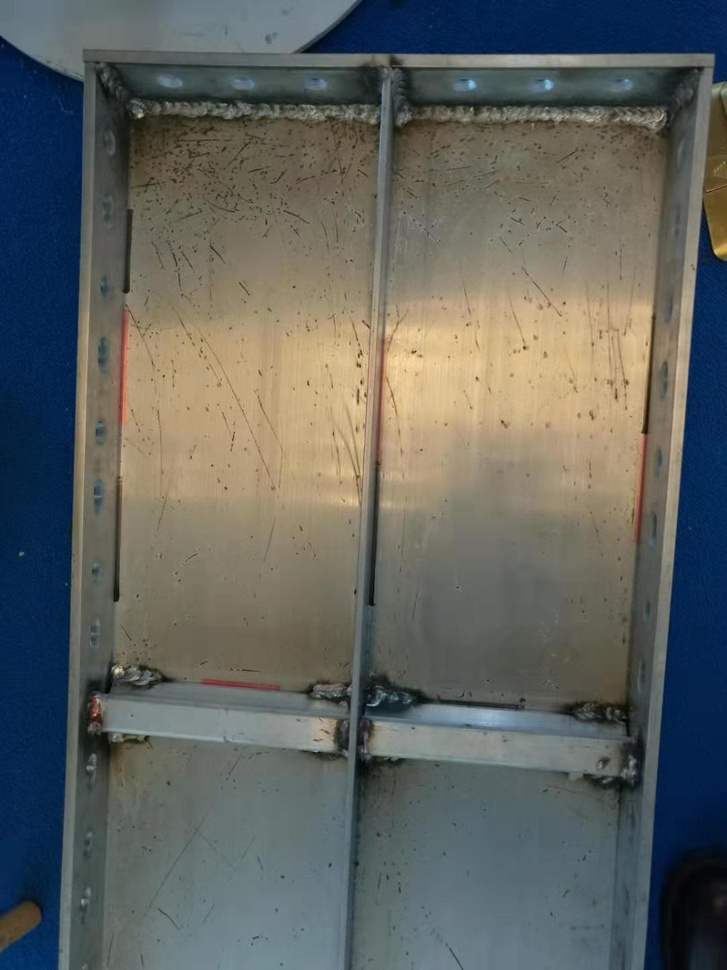
#> input picture facerecognition/img/a.jpg, 727 x 970 px, shrunk from 1080 x 1440 before the run
$ python CannyDetect.py   (older library calls are emulated)
#> lines starting #> are read from the running program, lines starting #| are printed output that depends on the picture
#> further down, img is the input picture: shape (970, 727, 3); mean B, G, R 95.8, 99.4, 96
import cv2

__author__ = "boboa"

def edge_demo(image):
    blurred = cv2.GaussianBlur(image, (3, 3), 0)
    gray = cv2.cvtColor(image, cv2.COLOR_BGR2GRAY)
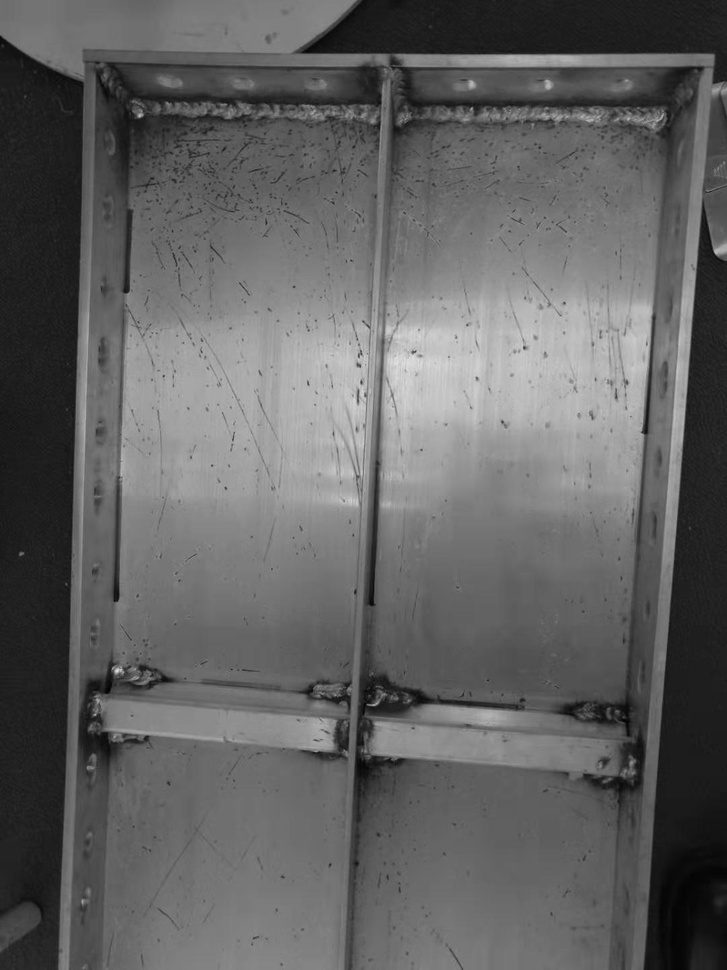
#> gray: shape (970, 727); min 1, max 226, mean 98
    xgrad = cv2.Sobel(gray, cv2.CV_16SC1, 1, 0)
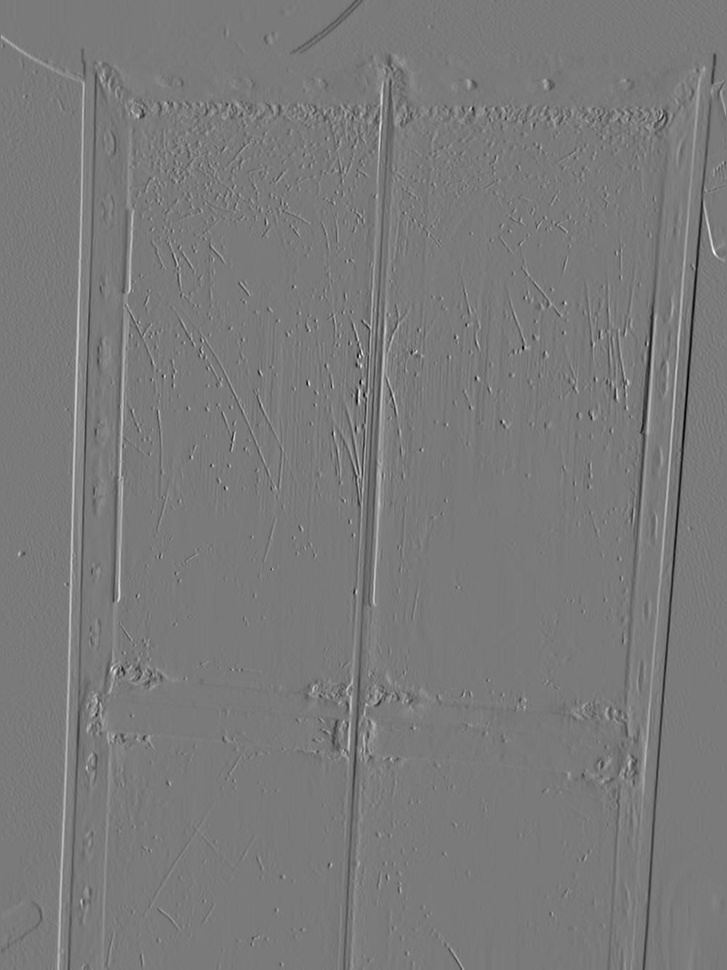
#> xgrad: shape (970, 727) int16; min -509, max 552, mean 0.1; drawn with min black and max white
    ygrad = cv2.Sobel(gray, cv2.CV_16SC1, 1, 0)
    # edge_output = cv2.Canny(xgrad, ygrad, 50, 150)
    # cv2.imshow("Vannt_edge",edge_output)
    edge_output = cv2.Canny(gray, 50, 150)
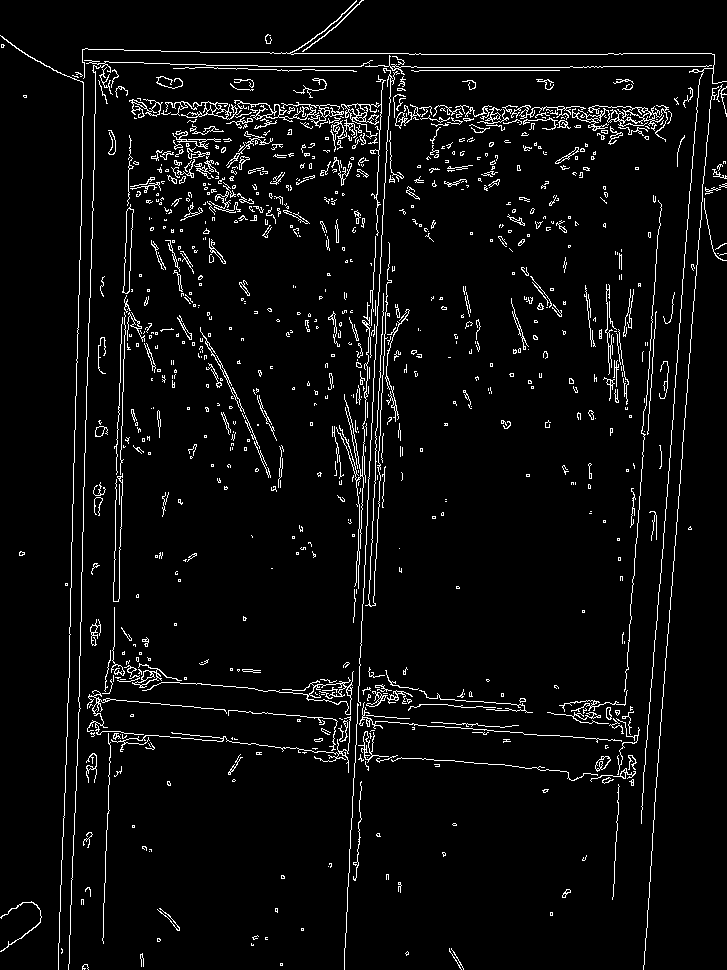
#> edge_output: shape (970, 727); 4.6% white in thin lines or dots
    cv2.imshow("canny edge", edge_output)
    dst = cv2.bitwise_and(image, image, mask=edge_output)
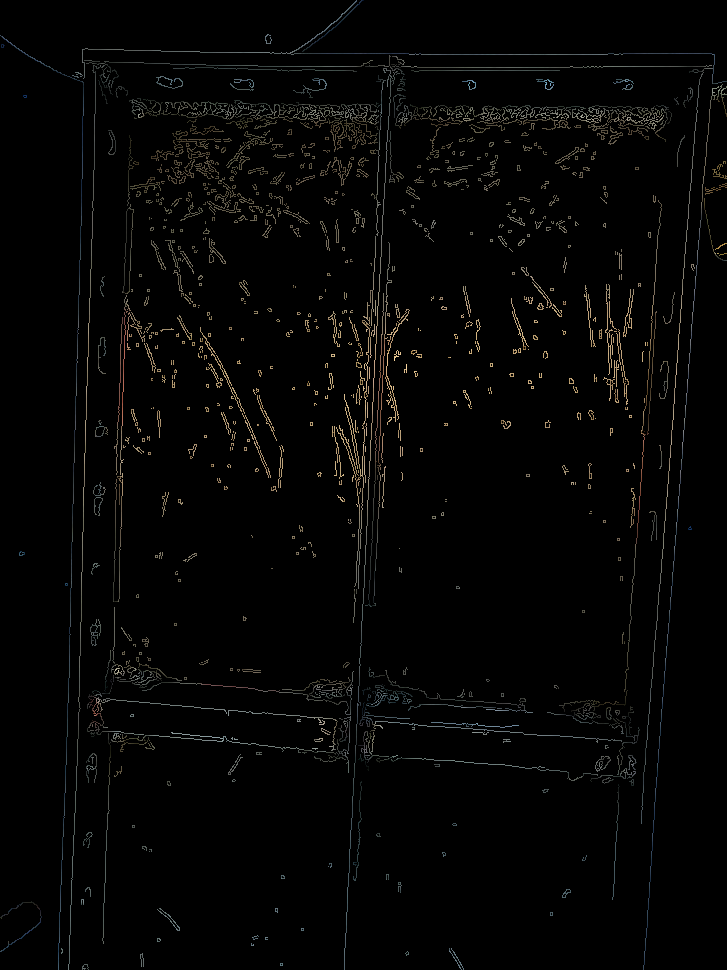
#> dst: shape (970, 727, 3); mean B, G, R 4, 4.5, 4.7
    cv2.imshow("color edge", dst)


if __name__ == "__main__":
    img = cv2.imread("img/a.jpg")
    cv2.namedWindow("input image", cv2.WINDOW_AUTOSIZE)
    cv2.imshow("input image", img)
    edge_demo(img)
    cv2.waitKey(0)
    cv2.destroyAllWindows()

$ run again, with facerecognition/img/b.jpg copied over facerecognition/img/a.jpg
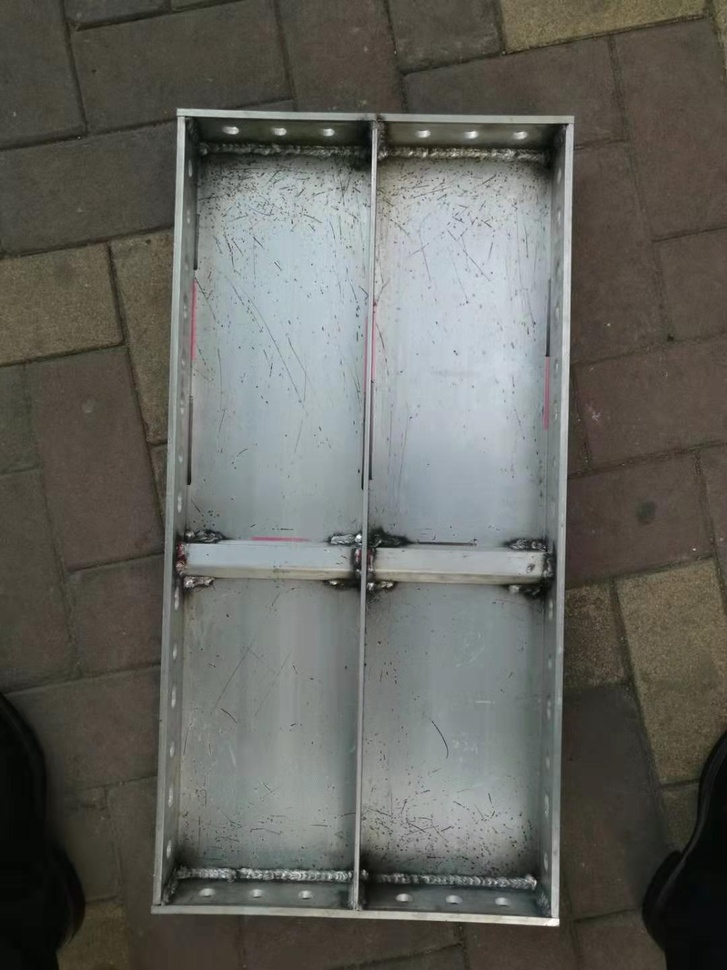
#> input picture facerecognition/img/b.jpg, 727 x 970 px, shrunk from 1080 x 1440 before the run
#> img is the input picture: shape (970, 727, 3); mean B, G, R 93.2, 99, 99
#> in edge_demo, `edge_output = cv2.Canny(gray, 50, 150)`:
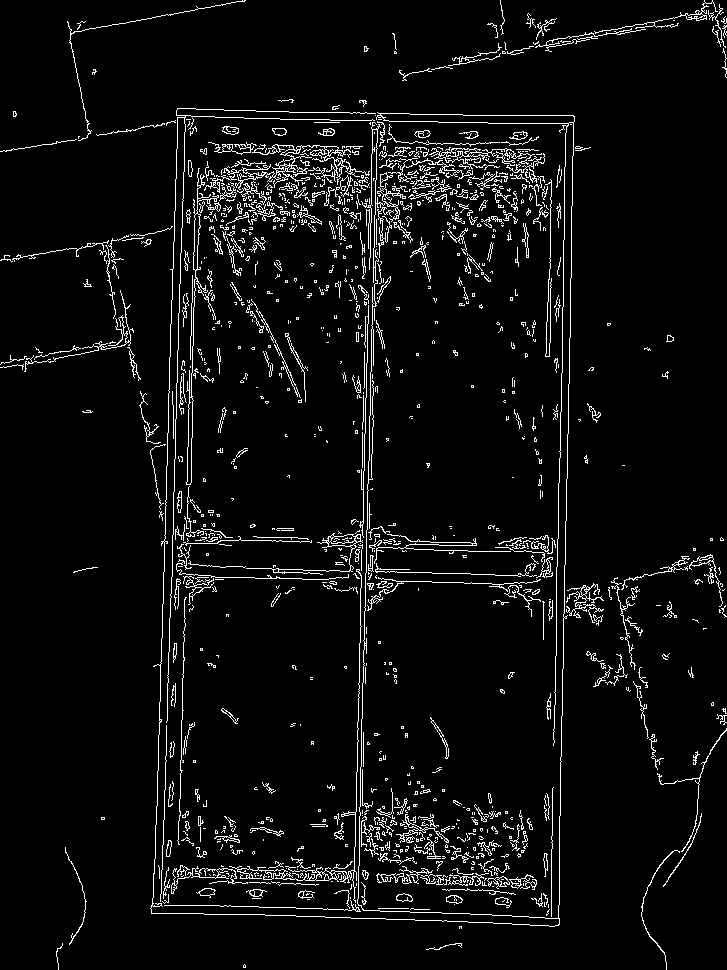
#> edge_output: shape (970, 727); 5.1% white in thin lines or dots
#> in edge_demo, `dst = cv2.bitwise_and(image, image, mask=edge_output)`:
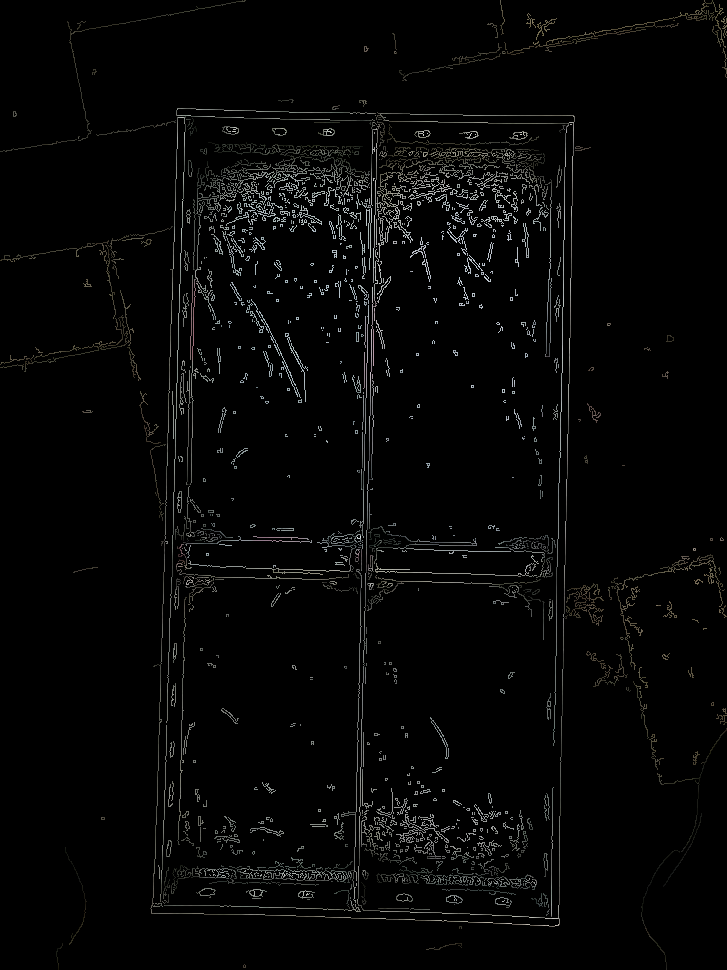
#> dst: shape (970, 727, 3); mean B, G, R 5.6, 5.9, 5.8

$ run again, with facerecognition/img/c.jpg copied over facerecognition/img/a.jpg
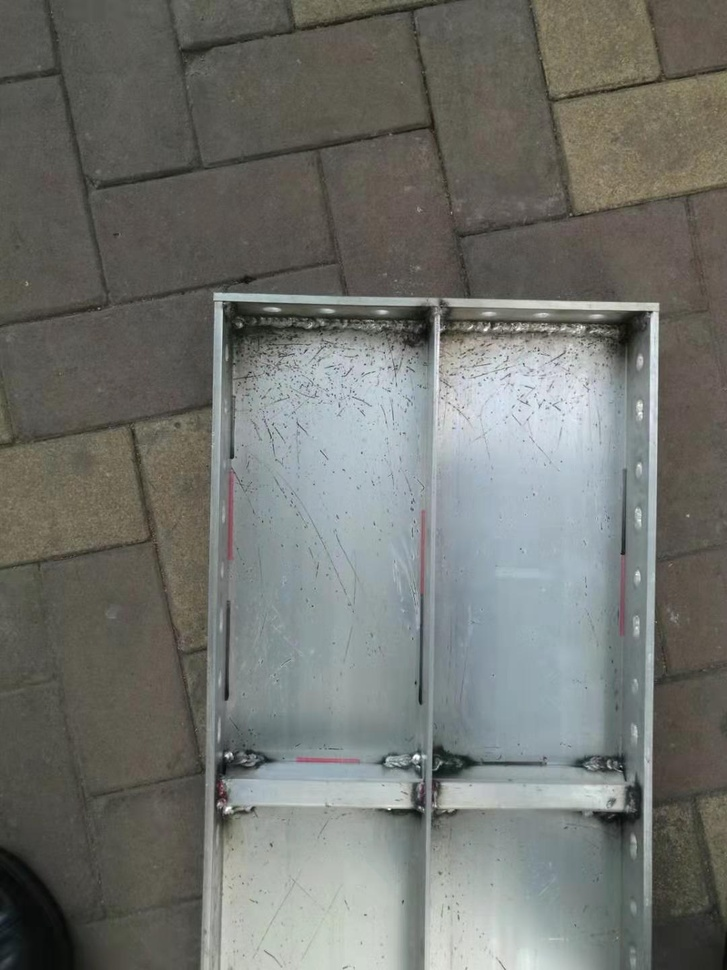
#> input picture facerecognition/img/c.jpg, 727 x 970 px, shrunk from 1080 x 1440 before the run
#> img is the input picture: shape (970, 727, 3); mean B, G, R 110.5, 115.3, 113.4
#> in edge_demo, `edge_output = cv2.Canny(gray, 50, 150)`:
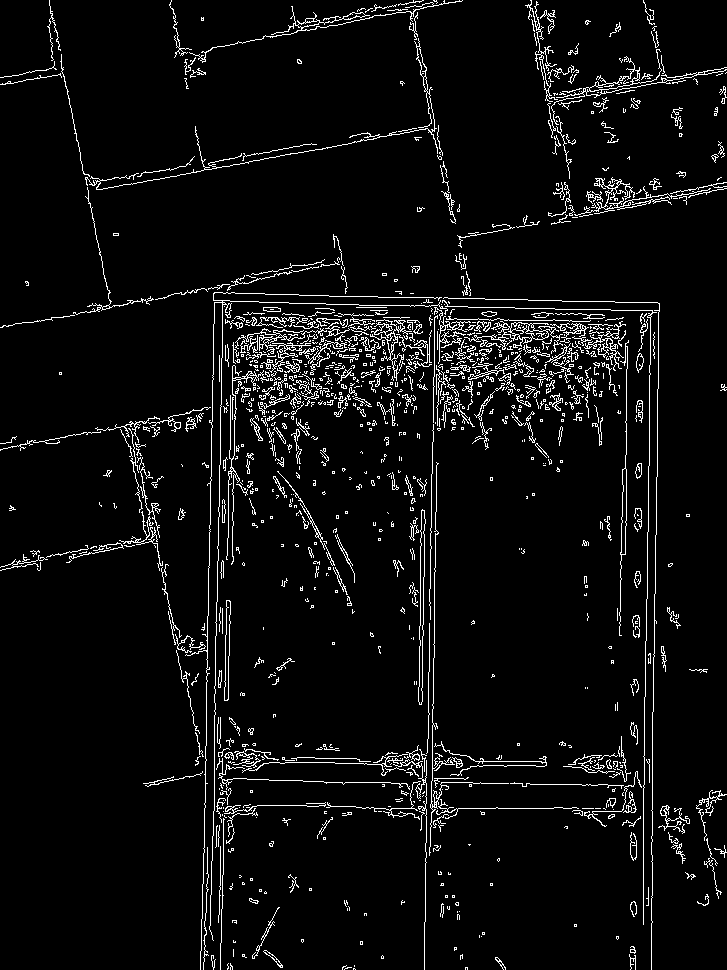
#> edge_output: shape (970, 727); 5.1% white in thin lines or dots
#> in edge_demo, `dst = cv2.bitwise_and(image, image, mask=edge_output)`:
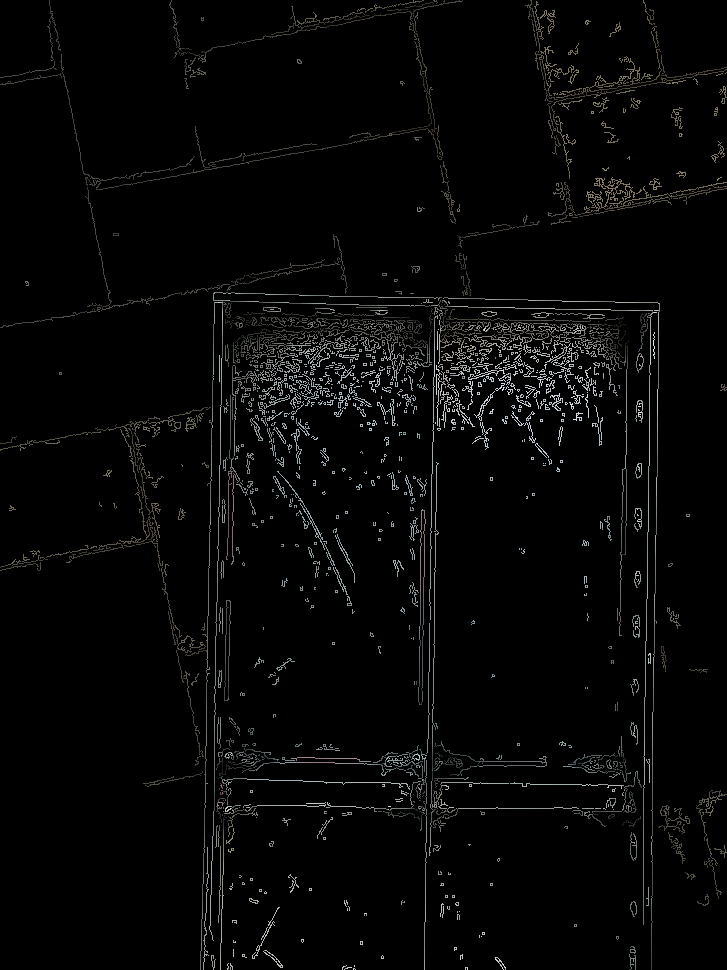
#> dst: shape (970, 727, 3); mean B, G, R 6, 6.3, 6.1

$ run again, with facerecognition/img/d.jpg copied over facerecognition/img/a.jpg
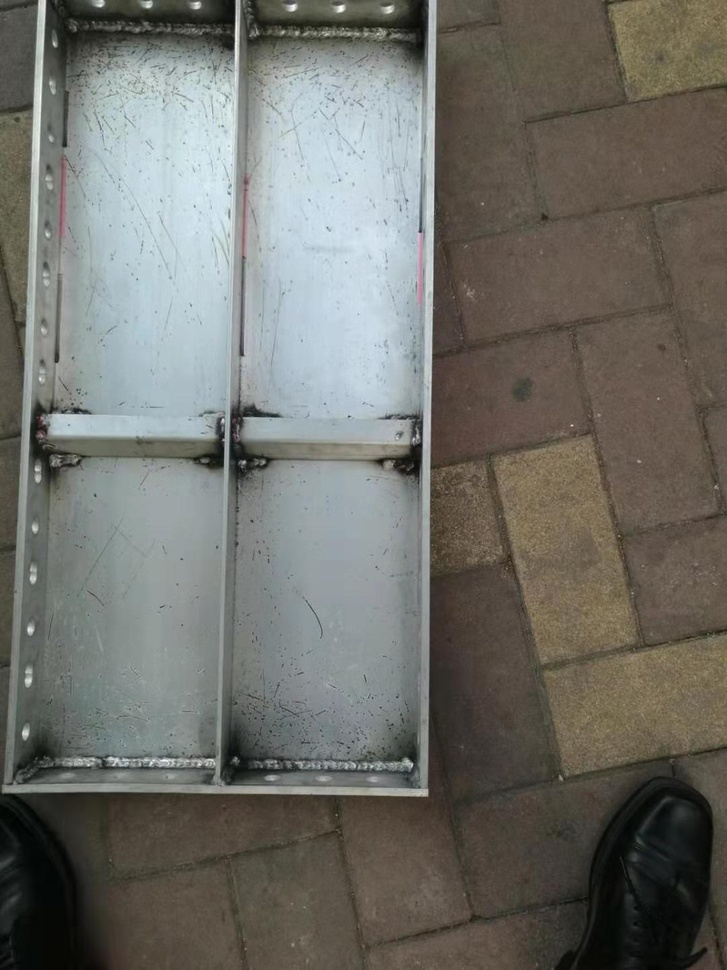
#> input picture facerecognition/img/d.jpg, 727 x 970 px, shrunk from 1080 x 1440 before the run
#> img is the input picture: shape (970, 727, 3); mean B, G, R 105, 110.9, 111.3
#> in edge_demo, `edge_output = cv2.Canny(gray, 50, 150)`:
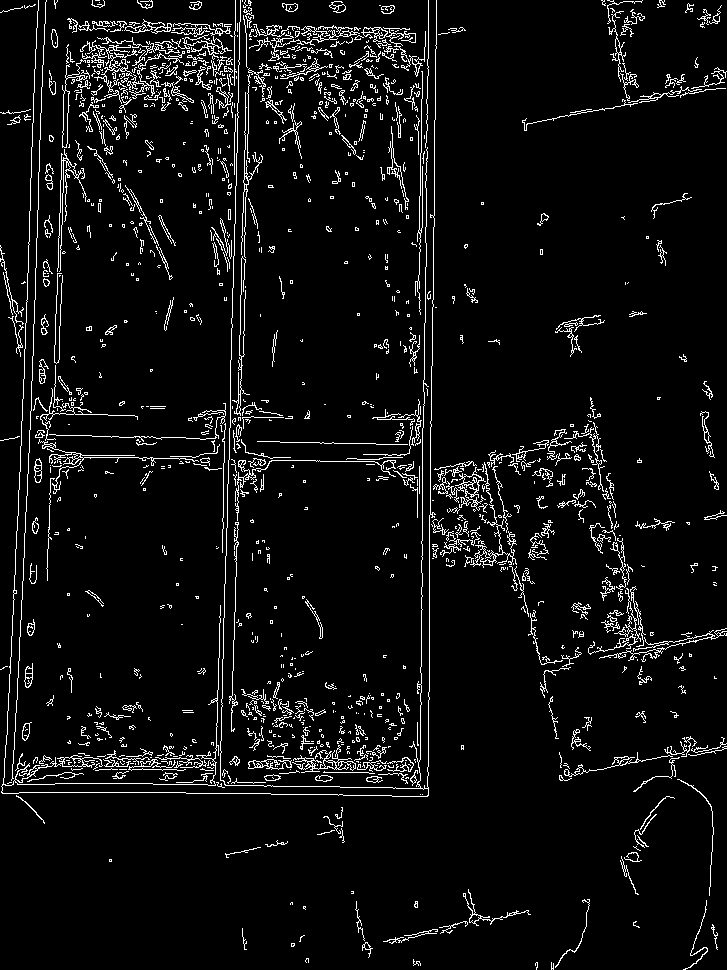
#> edge_output: shape (970, 727); 5.6% white in thin lines or dots
#> in edge_demo, `dst = cv2.bitwise_and(image, image, mask=edge_output)`:
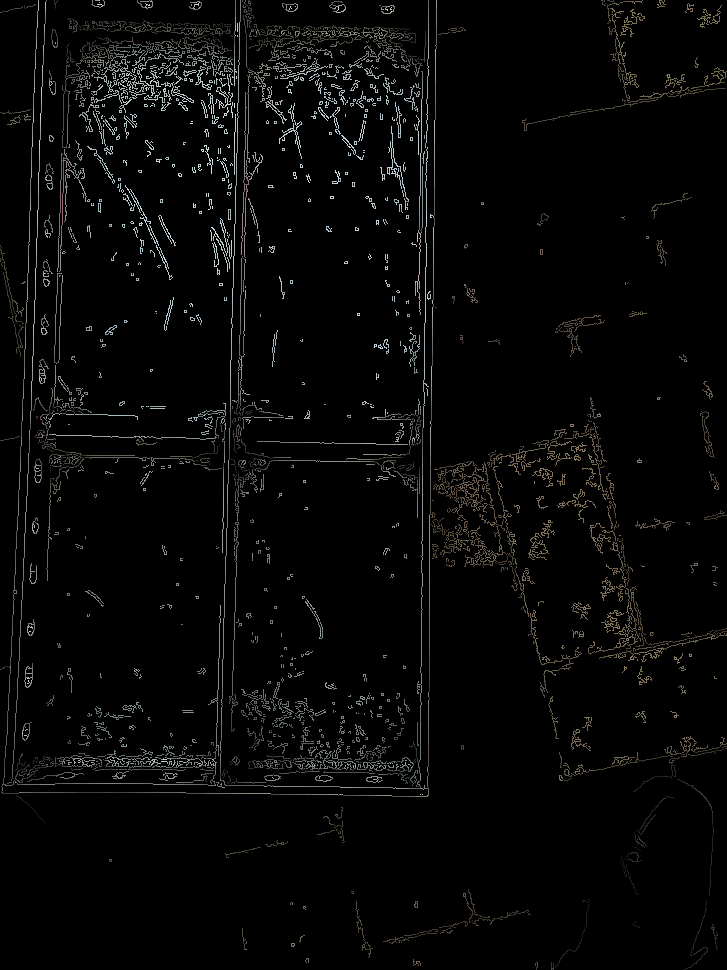
#> dst: shape (970, 727, 3); mean B, G, R 6.4, 6.7, 6.6
